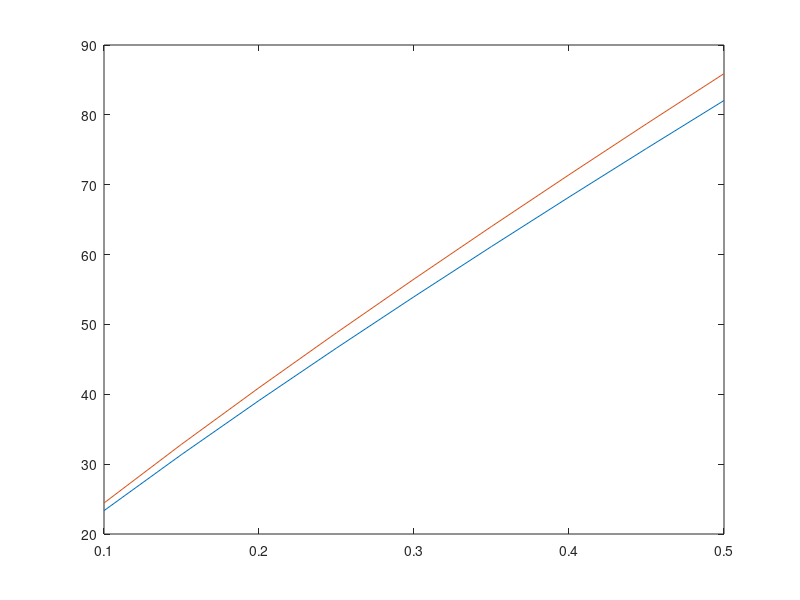
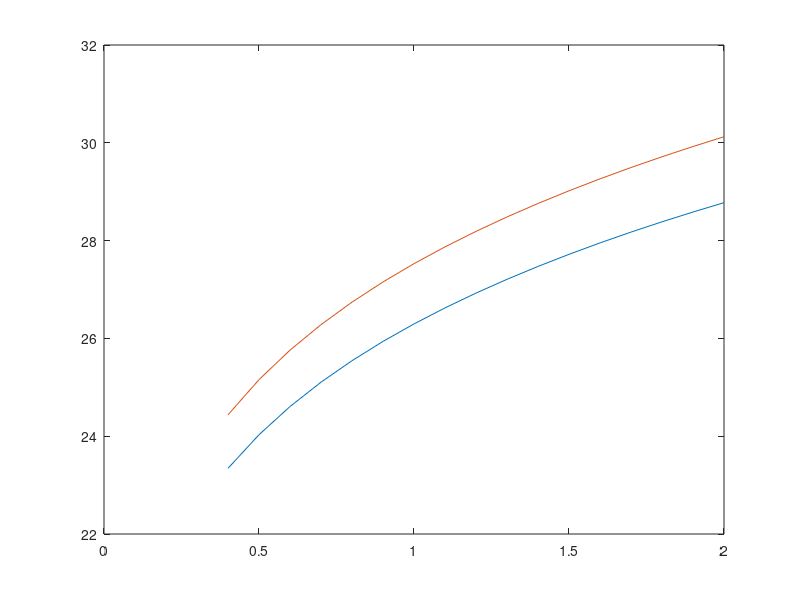
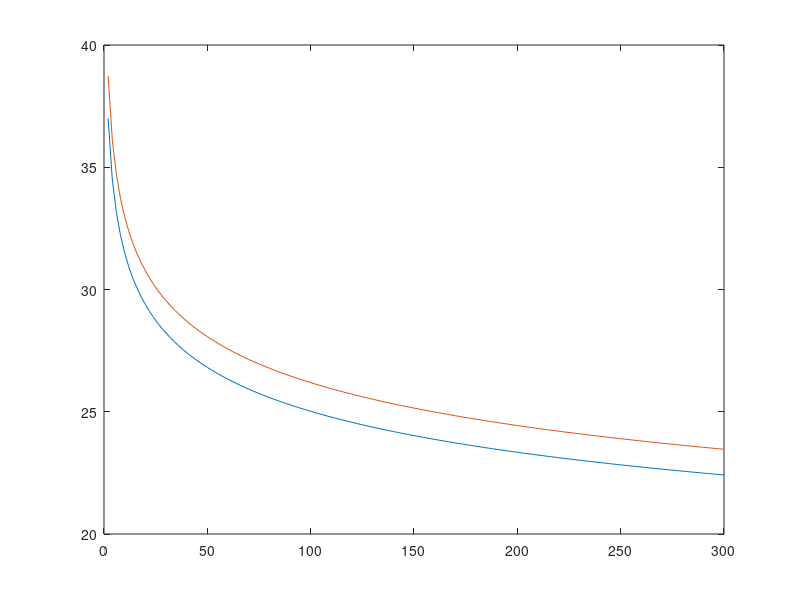

Source code (MATLAB) for these figures, in order:
% Define various nozzles diameters
d=0.1:0.05:0.5;

% Define constants including nozzle radius, ambient pressure, diesel density, schizochytrium density, injection velocity, 
% nozzle length of injector, and air density 
r=0.05;
Pa=3e6;
rhod=840;
rhom=930;
vi=200;
L=0.4;
rhoa=1.225;

% Define function for breakup length of both fuels based on variable nozzle diameter
lbd=(7.*d).*(1+0.4.*(r./d)).*(Pa./(rhod*vi^2))^0.05.*(L./d).^0.13*(rhod/rhoa)^0.5;
lbm=(7.*d).*(1+0.4.*(r./d)).*(Pa./(rhom*vi^2))^0.05.*(L./d).^0.13*(rhom/rhoa)^0.5;

% Plots the nozzle diameter against breakup length for both fuels over specified nozzle diameters
figure (1); 
plot(d,lbd);
hold on;
plot(d,lbm);
hold off;

% Defines a fixed nozzle diameter and variable nozzle length 
d1=0.1; 
L1=0.4:0.1:2;

% Defines function for breakup length of both fuels based on variable nozzle length
lbd1=(7.*d1).*(1+(0.4.*(r./d1))).*(Pa./(rhod*vi^2))^0.05.*(L1./d1).^0.13*(rhod/rhoa)^0.5;
lbm1=(7.*d1).*(1+(0.4.*(r./d1))).*(Pa./(rhom*vi^2))^0.05.*(L1./d1).^0.13*(rhom/rhoa)^0.5;

% Plots the nozzle length against breakup length for both fuels over specified nozzle lengths
figure (2);
plot(L1,lbd1);
hold on;
plot(L1,lbm1);
hold off;

% Defines a variable injection velocity
v1=0:2:300;

% Defines function for breakup length of both fuels based on variable injection velocity
lbd1=(7*d1).*(1+0.4*(r/d1)).*(Pa./(rhod*v1.^2)).^0.05.*(L/d1)^0.13*(rhod/rhoa)^0.5;
lbm1=(7*d1).*(1+0.4*(r/d1)).*(Pa./(rhom*v1.^2)).^0.05.*(L/d1)^0.13*(rhom/rhoa)^0.5;

% Plots the injection velocity against breakup length for both fuels over specified injection velocities
figure (3);
plot(v1,lbd1);
hold on;
plot(v1,lbm1);
hold off;
